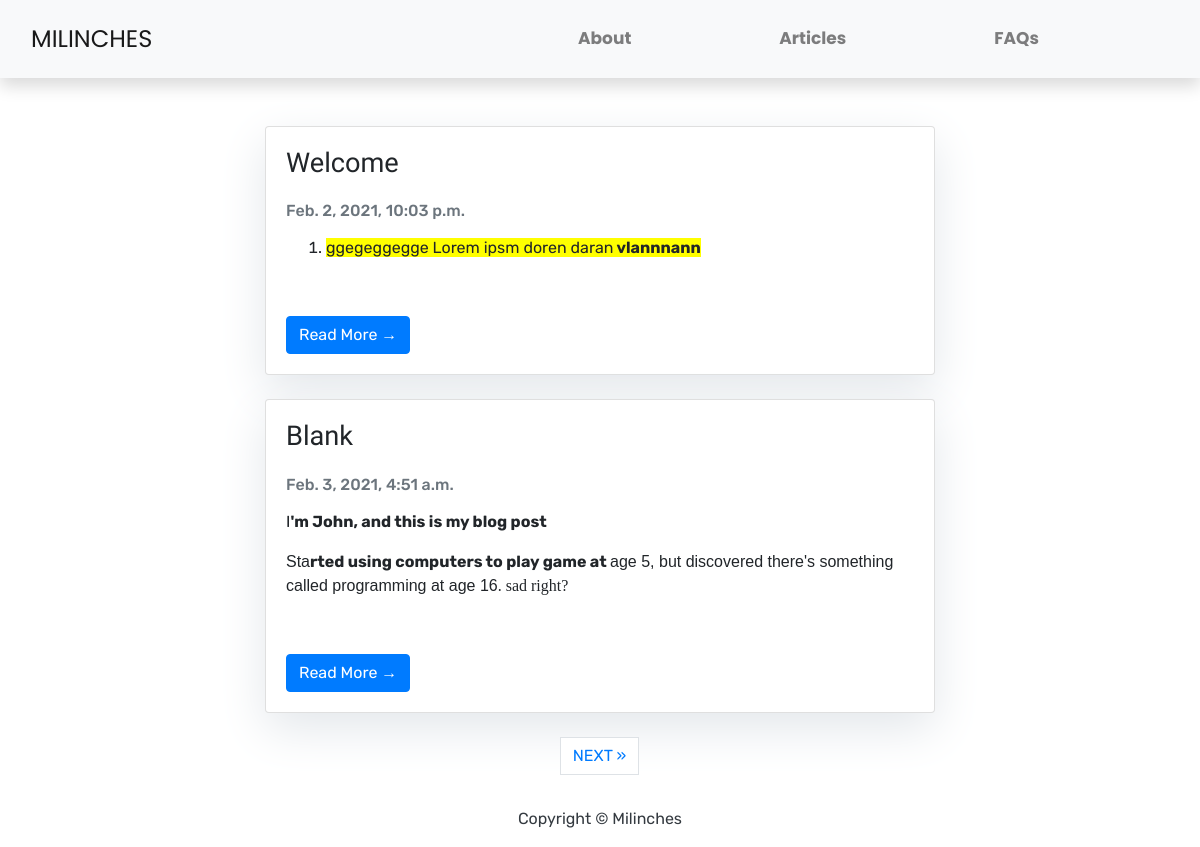
The app's page /articles/ with its own data.
### blog/models.py (models this page shows, shortened)
class Articles(models.Model):
    title = models.CharField(max_length=100)
    slug = models.SlugField(unique=True)
    body = models.TextField()
    updated_on = models.DateTimeField(auto_now_add=True)
    created_on = models.DateTimeField(auto_now_add=True)
    status = models.IntegerField(choices=STATUS, default=0)
    class Meta:
        ordering = ['-created_on']

### blog/views.py (the view)
# urls.py: path('', views.ArticleList.as_view(), name='article'),
class ArticleList(generic.ListView):
    queryset = Articles.objects.filter(status=1).order_by('created_on')
    context_object_name = 'article_list'
    template_name = 'blog/article_list.html'
    paginate_by = 2

### blog/templates/blog/article_list.html (shortened to what this page needs)
{% extends 'base.html' %}
{% block content %}
<div class="col-md-7 mt-5 mx-auto">
{% for article in article_list %}
            <div class="card mb-4">
                <div class="card-body">
                    <h2 class="card-title">{{ article.title }}</h2>
                    <p class="card-text text-muted h6">{{ article.created_on}}</p>
                    <p class="card-text">{{article.body| truncatechars:400 | safe }}</p>
                    <a href="{% url 'blog:detail' article.slug  %}" class="btn btn-primary">Read More &rarr;</a>
                </div>
            </div>
{% endfor %}
  {% if is_paginated %}
  <ul class="pagination justify-content-center">
    {% if page_obj.has_next %}
    <li><a href="?page={{ page_obj.next_page_number }}" class="page-link"> NEXT &raquo;</a></li>
    {% endif %}
  </ul>
</div>
{% endif %}
{% endblock %}

### static/style.css (style rules this page uses)
* { font-family: 'Rubik', sans-serif; }
.card-title { font-family: 'Mulish', sans-serif; font-size: 1.7em; padding-bottom: 10px; }
.card { box-shadow: 0 16px 48px #E3E7EB; }
.btn { margin-top: 40px; }

### records on screen
Articles: title "Welcome", created_on "Feb. 2, 2021, 10:03 p.m.", body "ggegeggegge Lorem ipsm doren daran vlannnann"
Articles: title "Blank", created_on "Feb. 3, 2021, 4:51 a.m.", body "I 'm John, and this is my blog post Sta rted using computers to play game at age 5, but discovered there's something called programming at age 16 . sad right?"
